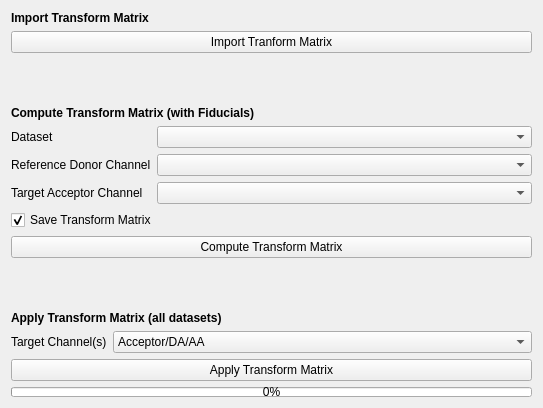
         <widget class="QWidget" name="tab_17">
          <attribute name="title">
           <string>Transform</string>
          </attribute>
          <layout class="QVBoxLayout" name="verticalLayout_20">
           <item>
            <widget class="QLabel" name="label_20">
             <property name="font">
              <font>
               <weight>75</weight>
               <bold>true</bold>
              </font>
             </property>
             <property name="text">
              <string>Import Transform Matrix</string>
             </property>
            </widget>
           </item>
           <item>
            <widget class="QPushButton" name="pixseq_import_tform">
             <property name="text">
              <string>Import Tranform Matrix</string>
             </property>
            </widget>
           </item>
           <item>
            <spacer name="verticalSpacer_8">
             <property name="orientation">
              <enum>Qt::Vertical</enum>
             </property>
             <property name="sizeType">
              <enum>QSizePolicy::Minimum</enum>
             </property>
             <property name="sizeHint" stdset="0">
              <size>
               <width>521</width>
               <height>47</height>
              </size>
             </property>
            </spacer>
           </item>
           <item>
            <widget class="QLabel" name="label_9">
             <property name="font">
              <font>
               <weight>75</weight>
               <bold>true</bold>
              </font>
             </property>
             <property name="text">
              <string>Compute Transform Matrix (with Fiducials)</string>
             </property>
            </widget>
           </item>
           <item>
            <layout class="QFormLayout" name="formLayout_7">
             <item row="0" column="0">
              <widget class="QLabel" name="label_22">
               <property name="text">
                <string>Dataset</string>
               </property>
              </widget>
             </item>
             <item row="0" column="1">
              <widget class="QComboBox" name="tform_compute_dataset"/>
             </item>
             <item row="1" column="0">
              <widget class="QLabel" name="label_23">
               <property name="text">
                <string>Reference Donor Channel</string>
               </property>
              </widget>
             </item>
             <item row="1" column="1">
              <widget class="QComboBox" name="tform_compute_ref_channel"/>
             </item>
             <item row="2" column="0">
              <widget class="QLabel" name="label_24">
               <property name="text">
                <string>Target Acceptor Channel</string>
               </property>
              </widget>
             </item>
             <item row="2" column="1">
              <widget class="QComboBox" name="tform_compute_target_channel"/>
             </item>
            </layout>
           </item>
           <item>
            <widget class="QCheckBox" name="save_tform">
             <property name="text">
              <string>Save Transform Matrix</string>
             </property>
             <property name="checked">
              <bool>true</bool>
             </property>
            </widget>
           </item>
           <item>
            <widget class="QPushButton" name="pixseq_compute_tform">
             <property name="text">
              <string>Compute Transform Matrix</string>
             </property>
            </widget>
           </item>
           <item>
            <spacer name="verticalSpacer_9">
             <property name="orientation">
              <enum>Qt::Vertical</enum>
             </property>
             <property name="sizeType">
              <enum>QSizePolicy::Minimum</enum>
             </property>
             <property name="sizeHint" stdset="0">
              <size>
               <width>521</width>
               <height>47</height>
              </size>
             </property>
            </spacer>
           </item>
           <item>
            <widget class="QLabel" name="label_21">
             <property name="font">
              <font>
               <weight>75</weight>
               <bold>true</bold>
              </font>
             </property>
             <property name="text">
              <string>Apply Transform Matrix (all datasets)</string>
             </property>
            </widget>
           </item>
           <item>
            <layout class="QFormLayout" name="formLayout_8">
             <item row="0" column="0">
              <widget class="QLabel" name="label_25">
               <property name="text">
                <string>Target Channel(s)</string>
               </property>
              </widget>
             </item>
             <item row="0" column="1">
              <widget class="QComboBox" name="tform_apply_target">
               <item>
                <property name="text">
                 <string>Acceptor/DA/AA</string>
                </property>
               </item>
               <item>
                <property name="text">
                 <string>Donor/DD/AD</string>
                </property>
               </item>
              </widget>
             </item>
            </layout>
           </item>
           <item>
            <widget class="QPushButton" name="pixseq_apply_tform">
             <property name="text">
              <string>Apply Transform Matrix</string>
             </property>
            </widget>
           </item>
           <item>
            <widget class="QProgressBar" name="tform_apply_progressbar">
             <property name="maximumSize">
              <size>
               <width>16777215</width>
               <height>10</height>
              </size>
             </property>
             <property name="value">
              <number>0</number>
             </property>
            </widget>
           </item>
          </layout>
         </widget>
